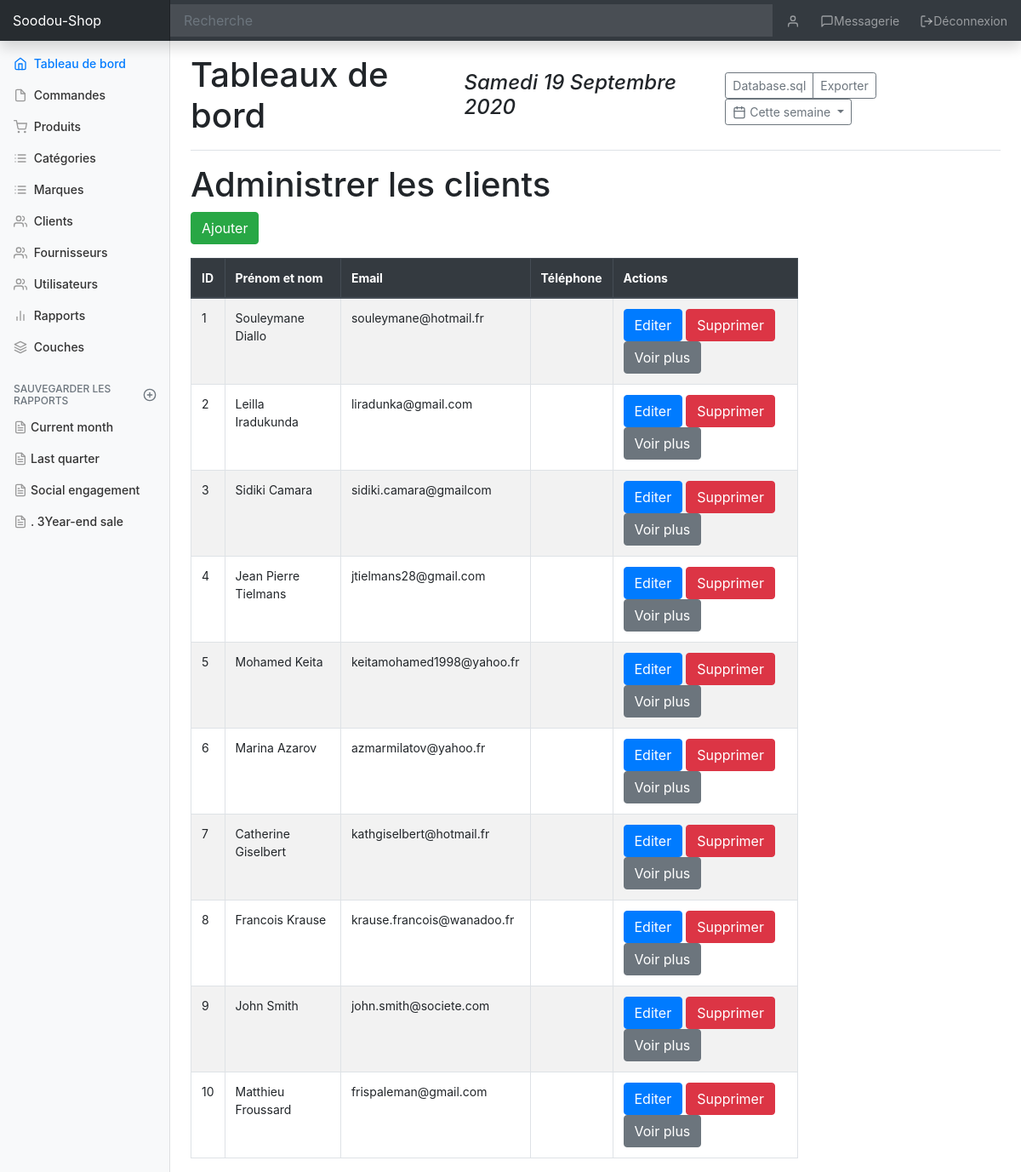
The app's page /admin.php?p=customers.index (signed in) with its own data.
### tables this page shows
CREATE TABLE clients (
    id int(11) AUTO_INCREMENT NOT NULL,
    nom VARCHAR(100) NOT NULL,
    prenom VARCHAR(255),
    email VARCHAR(255) NOT NULL,
    mdp VARCHAR(100) NOT NULL,
    tel VARCHAR(100),
    cp INT(11),
    ville VARCHAR(255),
    adresse TEXT,
    id_pays VARCHAR(255) NOT NULL,
    PRIMARY KEY (id),
    CONSTRAINT FK_Client_id_pays FOREIGN KEY (id_pays) REFERENCES pays (id) 
);

### app/Autoloader.php (called while the page is built, shortened)
<?php
class Autoloader {
    static function autoload($class){
        if(strpos($class, __NAMESPACE__.'\\') === 0){
            $class = str_replace(__NAMESPACE__.'\\', '', $class);
            $class = str_replace('\\', '/', $class);
        }
    }
}
?>

### app/App.php (called while the page is built, shortened)
<?php
class App{
    private static $database;
    public static function getDatabase(){
        if(self::$database === null){
            self::$database = new Database(self::DB_NAME, self::DB_USER, self::DB_PASSWORD, self::DB_HOST);
        }
        return self::$database;
    }
}

### app/Database.php (called while the page is built, shortened)
<?php
class Database{
    private $db_host;
    private $db_name;
    private $db_user;
    private $db_password;
    private $pdo;
    public function __construct($db_name, $db_user='soodafwe_soul', $db_password='soodafwe_diallo',  $db_host='localhost'){
        $this->db_host = $db_host;
        $this->db_name = $db_name;
        $this->db_user = $db_user;
        $this->db_password = $db_password;
    }
    private function getPDO(){
        if($this->pdo === null){
            $pdo = new PDO("mysql:hostname={$this->db_host};dbname={$this->db_name}", $this->db_user, $this->db_password);
            $pdo->setAttribute(PDO::ATTR_ERRMODE, PDO::ERRMODE_EXCEPTION);
            $this->pdo = $pdo;
        }
        return $this->pdo;
    }
    public function query($statement, $class_name=null, $one='false'){
        $requete = $this->getPDO()->query($statement);
        if($class_name === null){
            $requete->setFetchMode(PDO::FETCH_OBJ);
        }else {
            $requete->setFetchMode(PDO::FETCH_CLASS, $class_name);
        }
        if($one){
            $data = $requete->fetch();
        }else{
            $data = $requete->fetchAll();
        }
        return $data;
    }
}

### app/Table/Table.php (called while the page is built, shortened)
<?php
class Table {
    public static function query($statement, $attributes=null, $one=false){
        if($attributes){
            return App::getDatabase()->prepare($statement, $attributes, get_called_class(), $one);
        }else{
            return App::getDatabase()->query($statement, get_called_class(), $one);
        }
    }
}

### app/Table/Client.php (called while the page is built, shortened)
<?php
class Client extends Table{
    protected static $table = "clients";
    public static function getAll(){
        return self::query(
            "SELECT *
            FROM ".self::$table."");
    }
}

### pages/admin/customers/index.php (the view, shortened to what this page needs)
<?php
$clients = Client::getAll();
?>
<h1>Administrer les clients</h1>
<p>
    <a href="?p=customers.add" class="btn btn-success">Ajouter</a>
</p>
<table class="table table-bordered table-hover table-striped w-75">
    <thead class="thead-dark">
        <th>ID</th>
        <th>Prénom et nom</th>
        <th>Email</th>
        <th>Téléphone</th>
        <th>Actions</th>
    </thead>
    <tbody>
        <?php foreach($clients as $client): ?>
        <tr>
            <td><?= $client->id ?></td>
            <td><?= $client->prenom.' '.$client->nom ?></td>
            <td><?= $client->email ?></td>
            <td><?= $client->tel ?></td>
            <td >
                <a href="?p=customers.edit&id=<?= $client->id ?>" class="btn btn-primary">Editer</a>
                <form action="?p=customers.delete" method="POST" class="d-inline">
                    <button type="submit" class="btn btn-danger">Supprimer</button>
                </form>
                <a href="?p=customers.show&id=<?= $client->id ?>" class="btn btn-secondary">Voir plus</a>
            </td>
        </tr>
        <?php endforeach; ?>
    </tbody>
</table>

### public/css/dashboard.css (style rules this page uses)
body { font-size: .875rem; }

### records on screen
clients: id "1", prenom "Souleymane", nom "Diallo", email "souleymane@hotmail.fr"
clients: id "2", prenom "Leilla", nom "Iradukunda", email "liradunka@gmail.com"
clients: id "3", prenom "Sidiki", nom "Camara", email "sidiki.camara@gmailcom"
clients: id "4", prenom "Jean Pierre", nom "Tielmans", email "jtielmans28@gmail.com"
clients: id "5", prenom "Mohamed", nom "Keita", email "keitamohamed1998@yahoo.fr"
clients: id "6", prenom "Marina", nom "Azarov", email "azmarmilatov@yahoo.fr"
clients: id "7", prenom "Catherine", nom "Giselbert", email "kathgiselbert@hotmail.fr"
clients: id "8", prenom "Francois", nom "Krause", email "krause.francois@wanadoo.fr"
clients: id "9", prenom "John", nom "Smith", email "john.smith@societe.com"
clients: id "10", prenom "Matthieu", nom "Froussard", email "frispaleman@gmail.com"
